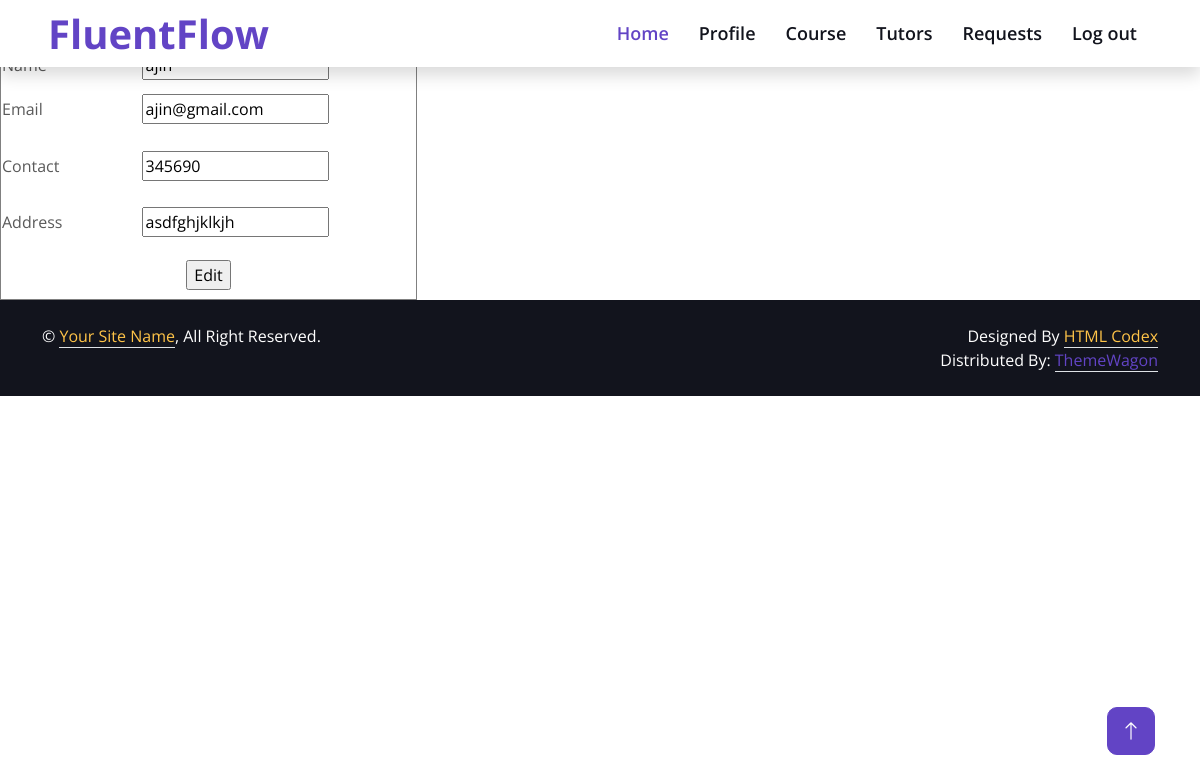
Page /Project/User/EditProfile.php (signed in) on the committed database.
### tables this page shows
CREATE TABLE `tbl_user` (
  `user_id` int(11) NOT NULL,
  `user_name` varchar(60) NOT NULL,
  `user_email` varchar(60) NOT NULL,
  `place_id` int(11) NOT NULL,
  `user_address` varchar(60) NOT NULL,
  `user_photo` varchar(100) NOT NULL,
  `user_contact` varchar(60) NOT NULL,
  `user_dob` date NOT NULL,
  `user_password` varchar(60) NOT NULL
);

### Project/User/EditProfile.php (the view, shortened to what this page needs)
<?php
include('../Assests/connection/connection.php');
include('Header.php');
		?>
<!DOCTYPE html PUBLIC "-//W3C//DTD XHTML 1.0 Transitional//EN" "http://www.w3.org/TR/xhtml1/DTD/xhtml1-transitional.dtd">
<html xmlns="http://www.w3.org/1999/xhtml">
<head>
</head>
<body>
<form id="form1" name="form1" method="post" action="">
  <table width="417" height="252" border="1">
  <?php
 $selUser="select * from tbl_user u inner join tbl_place p on u.place_id = p.place_id inner join tbl_district d on p.district_id where u.user_id = ".$_SESSION['uid'];
	$user=$con->query($selUser);
	$data=$user->fetch_assoc();
?>
    <tr>
      <td width="131" height="31">Name</td>
      <td width="270"><label for="txtname"></label>
      <input type="text" name="txtname" id="txtname" value="<?php echo $data['user_name'] ?>"/></td>
    </tr>
    <tr>
      <td>Email</td>
      <td><label for="txtemail"></label>
      <input type="text" name="txtemail" id="txtemail" value="<?php echo $data['user_email'] ?>"/></td>
    </tr>
    <tr>
      <td>Contact</td>
      <td><label for="txtcontact"></label>
      <input type="text" name="txtcontact" id="txtcontact" value="<?php echo $data['user_contact'] ?>" /></td>
    </tr>
    <tr>
      <td>Address</td>
      <td><label for="txtaddress"></label>
      <input type="text" name="txtaddress" id="txtaddress" value="<?php echo $data['user_address'] ?>" /></td>
    </tr>
        <tr>
      <td height="49" colspan="2" align="center"><input type="submit" name="btnedit" id="btnedit" value="Edit" /></td>
    </tr>
  </table>
</form>
</body>
</html><?php
include('Footer.php');
?>

### Project/Assests/Templates/Main/css/style.css (style rules this page uses)
:root { --primary: #6244C5; --secondary: #FFC448; --light: #FAFAFB; --dark: #12141D; }

### rows in the picture
tbl_user: txtemail "ajin@gmail.com", txtcontact "345690", txtaddress "asdfghjklkjh"
